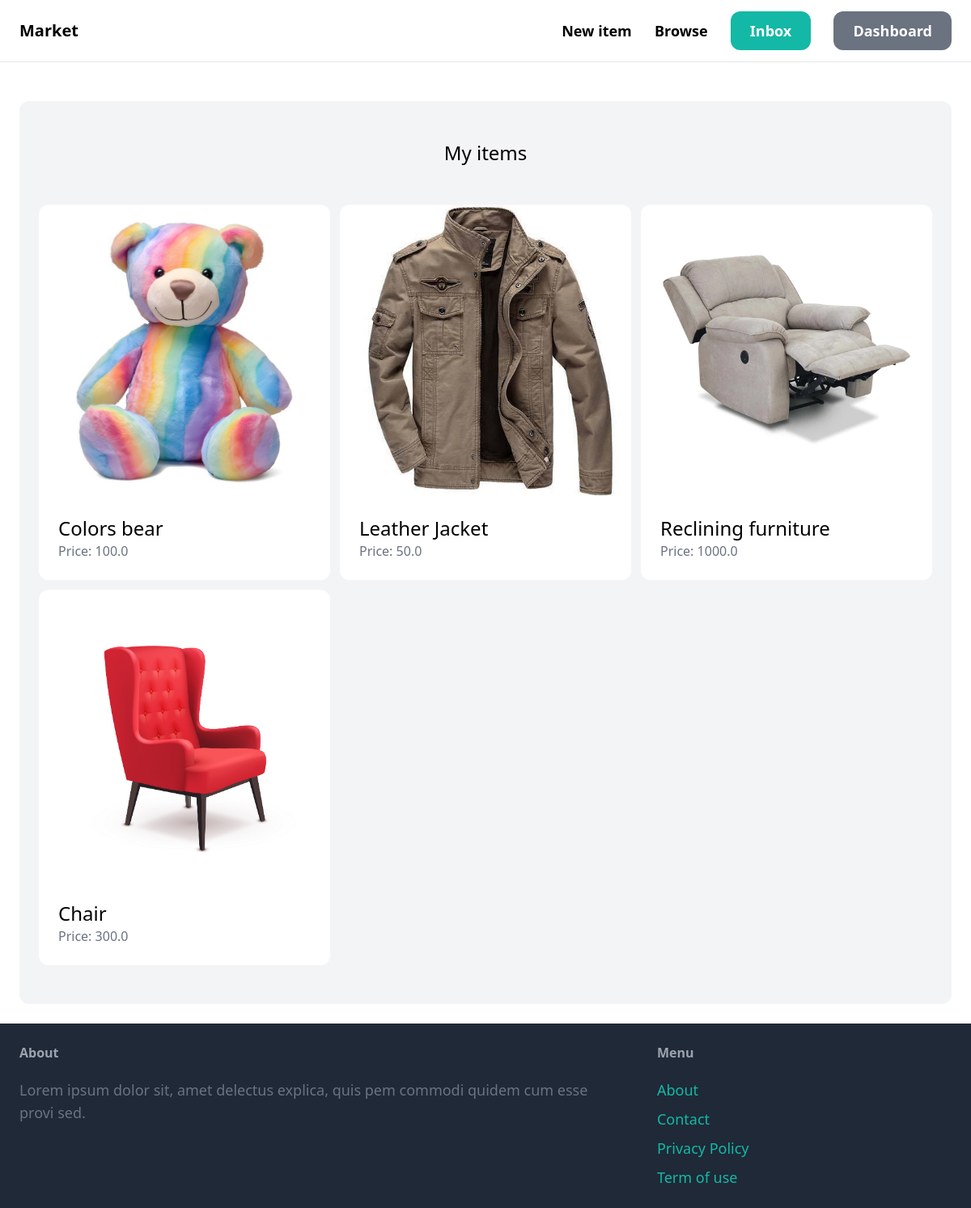
Page /dashboard/ (signed in) on the earlier database version.
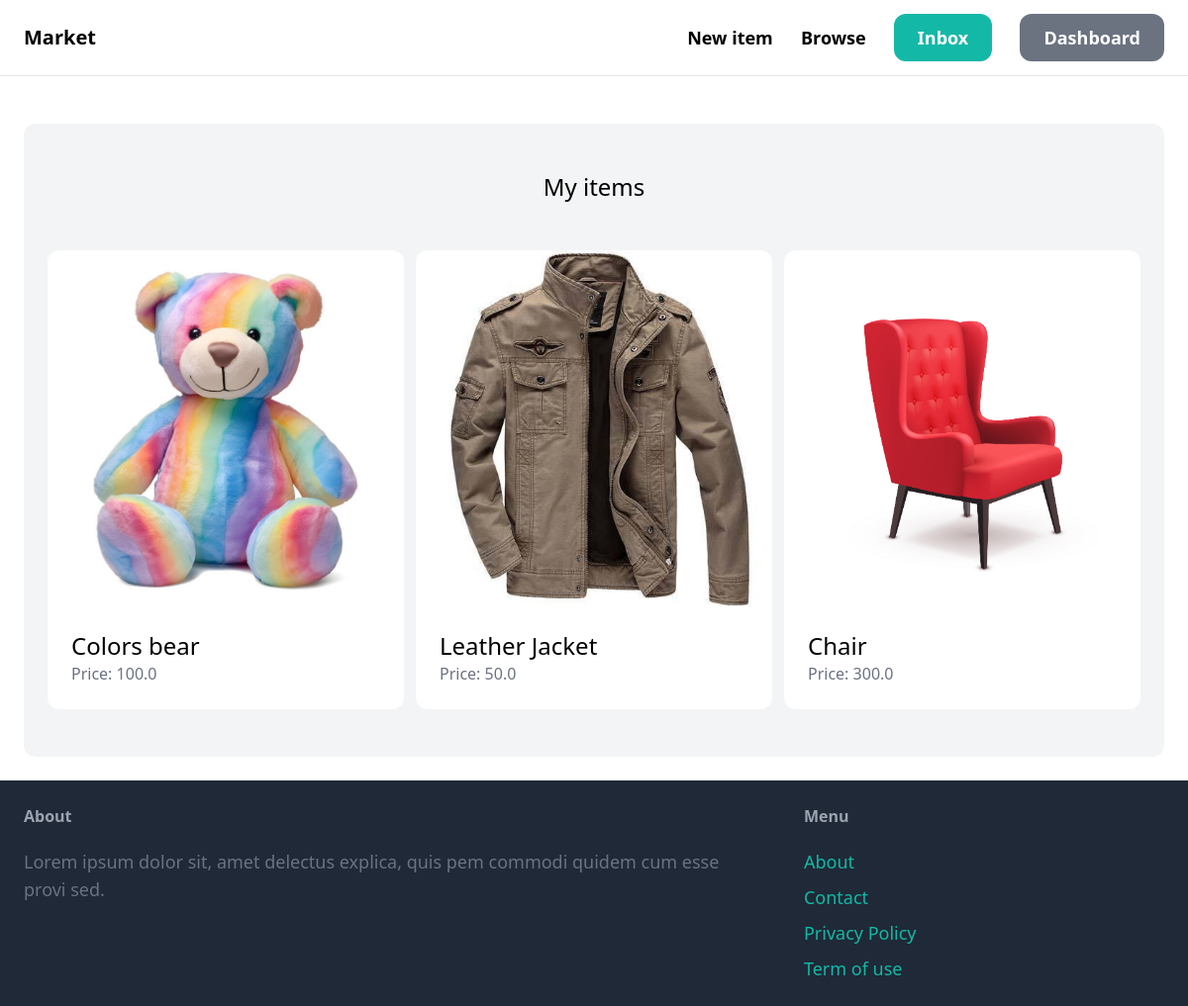
Same page on the later database version.
### item/models.py (models this page shows, shortened)
class Item(models.Model):
    category = models.ForeignKey(Category, related_name='items', on_delete=models.CASCADE)
    name = models.CharField(max_length=255)
    description = models.TextField(blank=True, null=True)
    price = models.FloatField()
    image = models.ImageField(upload_to='item_images', blank=True, null=True)
    is_sold = models.BooleanField(default=False)
    created_by = models.ForeignKey(User, related_name= 'Items', on_delete=models.CASCADE)
    created_at = models.DateTimeField(auto_now_add=True)

### dashboard/views.py (the view)
# urls.py: path('', views.index, name='index'),
@login_required
def index(request):
    items = Item.objects.filter(created_by=request.user)
    return render(request, 'dashboard/index.html', {
        'items': items,
    })

### dashboard/templates/dashboard/index.html (shortened to what this page needs)
{% extends 'core/base.html' %}
{% block content %}
    <div class="mt-6 px-6 py-12 bg-gray-100 rounded-xl">
        <h2 class="mb-12 text-2xl text-center">My items</h2>
        <div class="grid grid-cols-3 gap-3">
            {% for item in items %}
                <div>
                    <a href="{% url 'item:detail' item.id %}">
                        <div>
                            <img src="{{ item.image.url }}" class="rounded-t-xl">
                        </div>
                        <div class="p-6 bg-white rounded-b-xl">
                            <h2 class="text-2xl">{{ item.name }}</h2>
                            <p class="text-gray-500">Price: {{ item.price }}</p>
                        </div>
                    </a>
                </div>
            {% endfor %}
        </div>
    </div>
{% endblock %}

Differences in the rows shown:
no longer on this page (row edited): Item: image (picture), name "Reclining furniture", price "1000.0"
